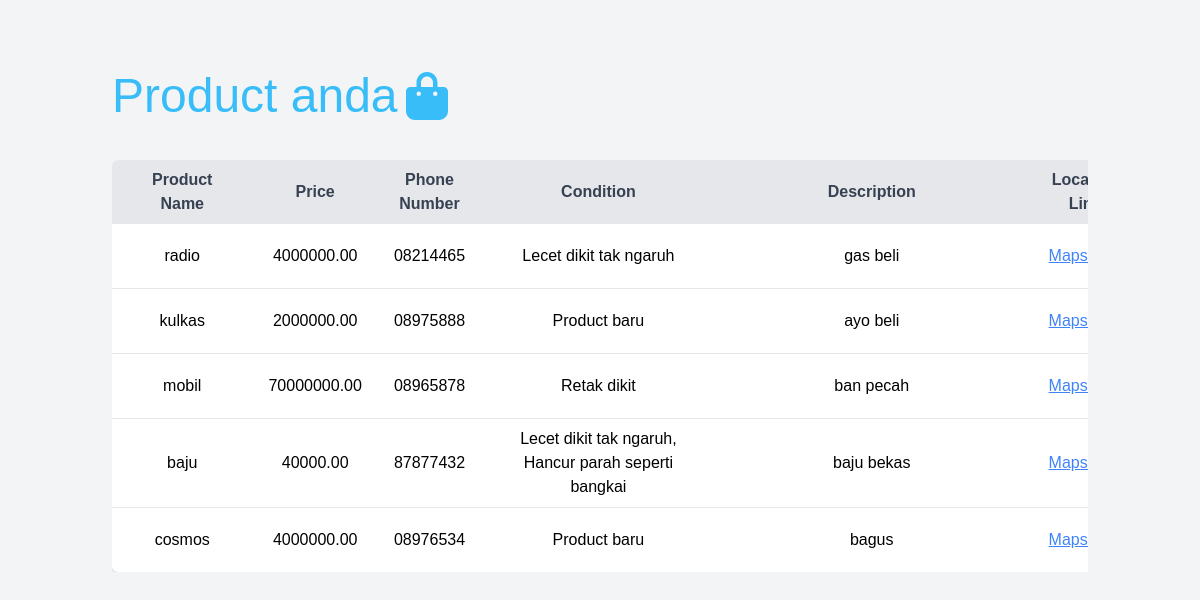
Screenshot of /myproduct.php (signed in) with the database file from the repository.
### tables this page shows
CREATE TABLE `detail_barang` (
  `id` int NOT NULL,
  `username` varchar(255) NOT NULL,
  `nama_barang` varchar(255) NOT NULL,
  `harga_barang` decimal(10,2) NOT NULL,
  `nomor_telepon` varchar(20) DEFAULT NULL,
  `kondisi` text,
  `deskripsi_barang` text,
  `link_maps` varchar(255) DEFAULT NULL,
  `gambar_barang_1` varchar(255) DEFAULT NULL,
  `gambar_barang_2` varchar(255) DEFAULT NULL,
  `gambar_barang_3` varchar(255) DEFAULT NULL,
  `gambar_barang_4` varchar(255) DEFAULT NULL,
  `tanggal_masuk` timestamp NULL DEFAULT CURRENT_TIMESTAMP,
  `jumlah_like` int DEFAULT '0',
  `jumlah_views` int DEFAULT '0',
  `lokasi_barang` varchar(255) NOT NULL,
  `kategori` varchar(50) NOT NULL
);

### myproduct.php (the view, shortened to what this page needs)
<?php
require_once 'koneksi.php';
$username = $_SESSION['username'];
$query = "SELECT id, nama_barang, harga_barang, nomor_telepon, kondisi, deskripsi_barang, link_maps, lokasi_barang, tanggal_masuk, jumlah_like, jumlah_views, gambar_barang_1, gambar_barang_2, gambar_barang_3, gambar_barang_4 FROM detail_barang WHERE username = '$username'";
$result = $connection->query($query);
?>
<!DOCTYPE html>
<html lang="id">
<head>
    <link rel="stylesheet" href="assets/app.css" />
    <link rel="stylesheet" href="output.css">
    <link href="https://cdn.jsdelivr.net/npm/tailwindcss@2.2.19/dist/tailwind.min.css" rel="stylesheet" />
    <link href="https://cdnjs.cloudflare.com/ajax/libs/flowbite/2.3.0/flowbite.min.css" rel="stylesheet" />
    <link rel="stylesheet" href="https://cdnjs.cloudflare.com/ajax/libs/font-awesome/6.0.0-beta3/css/all.min.css" />
</head>
<body class="bg-gray-100">
    <main class="container mx-auto py-8">
        <div class="px-6">
        <div class="font-medium md:text-5xl text-3xl text-sky-400 text-left flex gap-x-2 my-10">
<h2 class="">Product anda</h2>
 <i class="fa-solid fa-bag-shopping "></i>
        </div>
            <?php if ($result->num_rows > 0): ?>
                <div class="overflow-x-auto">
                    <table class="min-w-full bg-white border-collapse shadow-md rounded-md overflow-hidden">
                        <thead class="bg-gray-200 text-gray-700">
                            <tr>
                                <th class="px-10 py-2 text-center">Product Name</th>
                                <th class="px-4 py-2 text-center">Price</th>
                                <th class="px-4 py-2 text-center">Phone Number</th>
                                <th class="px-20 py-2 text-center">Condition</th>
                                <th class="px-28 py-2 text-center">Description</th>
                                <th class="px-6 py-2 text-center w-full">Location Link</th>
                            </tr>
                        </thead>
                        <tbody class="divide-y divide-gray-200 text-center">
                            <?php while ($row = $result->fetch_assoc()): ?>
                                <tr class="hover:bg-gray-100">
                                    <td class="px-4 py-2"><?php echo htmlspecialchars($row['nama_barang']); ?></td>
                                    <td class="px-4 py-2"><?php echo htmlspecialchars($row['harga_barang']); ?></td>
                                    <td class="px-4 py-2"><?php echo htmlspecialchars($row['nomor_telepon']); ?></td>
                                    <td class="px-4 py-2"><?php echo htmlspecialchars($row['kondisi']); ?></td>
                                    <td class="px-4 py-2">
                                        <?php
                                            $deskripsi = htmlspecialchars($row['deskripsi_barang']);
                                            $words = explode(' ', $deskripsi);
                                            $shortened = implode(' ', array_slice($words, 0, 7));
                                            echo $shortened;
                                        ?>
                                    </td>
                                    <td class="px-4 py-2"><a href="<?php echo htmlspecialchars($row['link_maps']); ?>" target="_blank" class="text-blue-500 underline">Maps Link</a></td>
</tr>
<?php endwhile; ?>
</tbody>
</table>
</div>
<?php else: ?>
<p class="text-gray-600">Tidak ada product yang anda jual.</p>
<?php endif; ?>
    </div>
</main>

### assets/app.css (style rules this page uses)
* { box-sizing: border-box; }
body { margin: 0; font-family: Poppins; overflow-x: hidden; }
* { margin: 0; padding: 0; box-sizing: border-box; font-family: "Poppins", sans-serif; }

### rows the page displays
detail_barang: nama_barang "radio", harga_barang "4000000.00", nomor_telepon "08214465", kondisi "Lecet dikit tak ngaruh", deskripsi_barang "gas beli"
detail_barang: nama_barang "kulkas", harga_barang "2000000.00", nomor_telepon "08975888", kondisi "Product baru", deskripsi_barang "ayo beli"
detail_barang: nama_barang "mobil", harga_barang "70000000.00", nomor_telepon "08965878", kondisi "Retak dikit", deskripsi_barang "ban pecah"
detail_barang: nama_barang "baju", harga_barang "40000.00", nomor_telepon "87877432", kondisi "Lecet dikit tak ngaruh, Hancur parah seperti bangkai", deskripsi_barang "baju bekas"
detail_barang: nama_barang "cosmos", harga_barang "4000000.00", nomor_telepon "08976534", kondisi "Product baru", deskripsi_barang "bagus"
